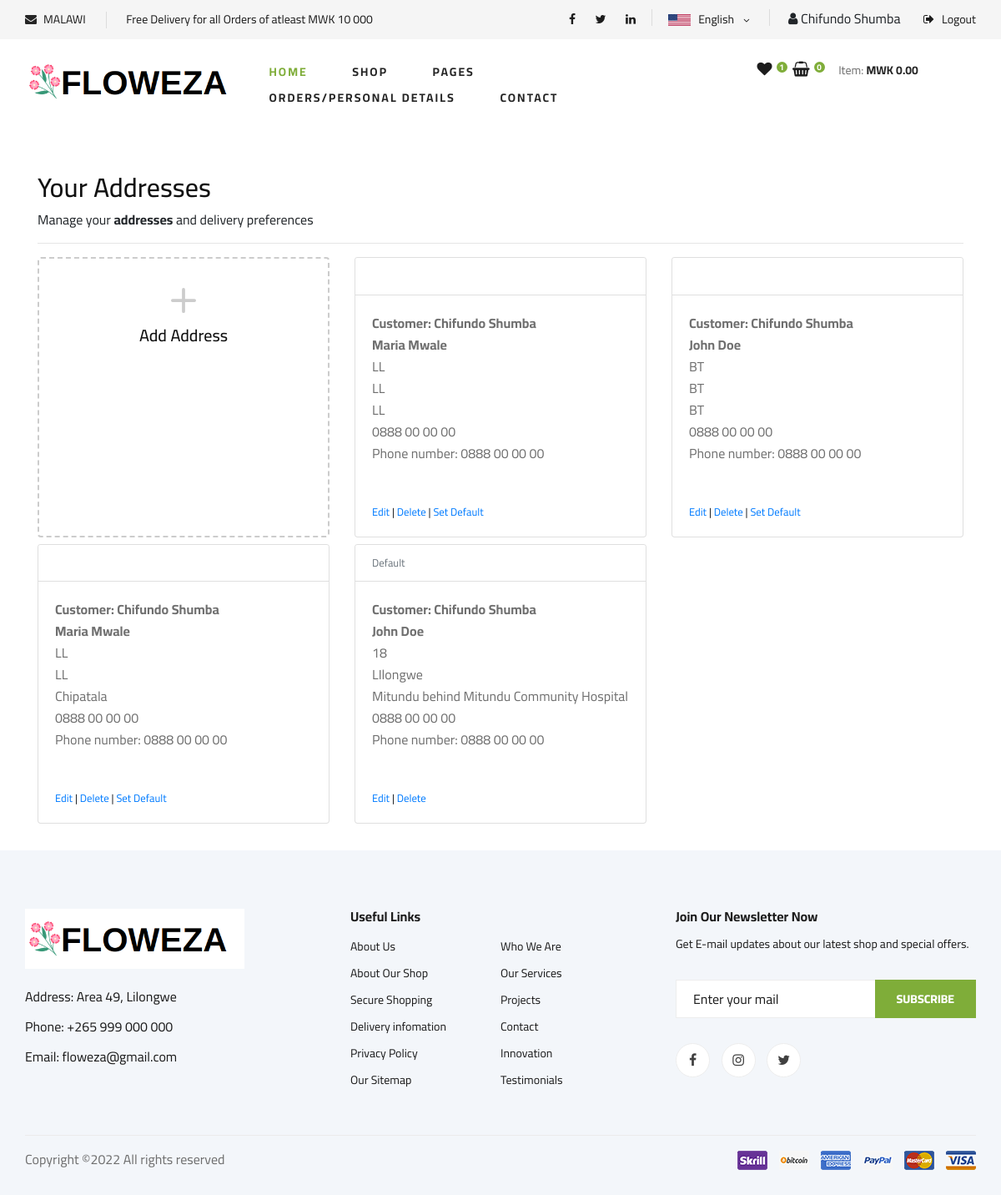
The app's page /addresses (signed in) with its own data.
### mainapp/models.py (models this page shows, shortened)
class CustomUser(AbstractBaseUser, PermissionsMixin):
    email = models.EmailField(max_length=255, unique=True)
    full_name = models.CharField(max_length=255, blank = True, null=True)
    roles =(
        ('Admin','Admin'),
        ('Seller', 'Seller'),
        ('Transporter', 'Transporter'),
        ('Customer', 'Customer'),
    )
    user_role = models.CharField(max_length = 15, choices = roles, default = "Customer")
    phone_number = PhoneNumberField(null = True, blank = True)
    username = None
    staff = models.BooleanField(default=True) #can login
    active = models.BooleanField(default=True) #can login
    admin = models.BooleanField(default=False) # Adminstrator
    seller = models.BooleanField(default=False) #seller
    customer = models.BooleanField(default=False)
    transporter = models.BooleanField(default=False)
    timestamp = models.DateTimeField(auto_now_add=True)
    image = models.ImageField(default = "avatar0.jpg", null = True, blank = True)
    group = Group.add_to_class('description', models.CharField(max_length=180,null=True, blank=True))
    USERNAME_FIELD = 'email' #loginuser
    REQUIRED_FIELDS = ['full_name','phone_number',]
    objects = UserManager()
    @property
    def is_active(self):
        return self.active

class Address(models.Model):
    customer = models.ForeignKey(CustomUser, on_delete=models.CASCADE)
    full_name = models.CharField(max_length=150)
    phone_number = PhoneNumberField(null = True, blank = True)
    area = models.CharField(max_length=50)
    district = models.CharField(max_length=150)
    physical_address = models.CharField(max_length=255)
    delivery_instructions = models.CharField(max_length=255)
    created_at = models.DateTimeField(auto_now_add=True)
    updated_at = models.DateTimeField(auto_now=True)
    default = models.BooleanField(default=False)
    class Meta:
        verbose_name = "Address"
        verbose_name_plural = "Addresses"

### mainapp/views.py (the view)
# urls.py: path('addresses', addresses, name = 'addresses'),
@login_required
def addresses(request):
    addresses = Address.objects.filter(customer=request.user)
    return render(request, "addresses.html", {"addresses": addresses})

### basket/basket.py (called while the page is built)
    def __len__(self):
        return sum(item["qty"] for item in self.basket.values())

### basket/context_processors.py (called while the page is built)
def basket(request):
    return {'basket': Basket(request)}

### mainapp/templates/addresses.html (shortened to what this page needs)
{% extends 'base_mainapp.html' %}
{% load static %}
{% block body %}
<main class="pt-5">
    <div class="container">
        <div class="login d-flex align-items-center">
          <div class="col-12 col-md-12 col-lg-12 mx-auto">
            <h1 class="h2">Your Addresses</h1>
            <div>Manage your <b>addresses</b> and delivery preferences</div>
            <hr />
            <div class="container px-0 mb-4">
            <div class="row row-cols-1 row-cols-sm-2 row-cols-md-3 g-3">
                <div class="col mb-2">
                <a href="{% url 'add_address' %}" class="text-reset text-decoration-none" role="button"
                    style="max-width: 540px;">
                    <div class="card mb-3 h-100 text-center" style="border: dashed 2px #ccc;">
                        <div class="row g-0 h-100">
                            <div class="col-12" style="min-height:100px">
                            <div class="card-body text-center">
                                    <svg style="color:#ccc;" xmlns="http://www.w3.org/2000/svg" width="60" height="60" fill="currentColor"
                                    class="bi bi-plus" viewBox="0 0 16 16">
                                    <path
                                        d="M8 4a.5.5 0 0 1 .5.5v3h3a.5.5 0 0 1 0 1h-3v3a.5.5 0 0 1-1 0v-3h-3a.5.5 0 0 1 0-1h3v-3A.5.5 0 0 1 8 4z" />
                                    </svg>
                                <h1 class="h5">Add Address</h1>
                            </div>
                            </div>
                        </div>
                    </div>
                </a>
                </div>
                {% for address in addresses %}
                <div class="col mb-2">
                <div class="card pb-3">
                    <div class="card-header bg-white small text-muted">
                    {% if address.default %}
                        Default
                    {% endif %}
                    </div>
                    <div class="card-body small pb-1">
                    <p class="card-text m-0"><b>Customer: {{address.customer.full_name}}</b></p>
                    <p class="card-text m-0"><b>{{address.full_name}}</b></p>
                    <p class="card-text m-0">{{address.area}}</p>
                    <p class="card-text m-0">{{address.district}}</p>
                    <p class="card-text m-0">{{address.physical_address}}</p>
                    <p class="card-text m-0">{{address.phone_number}}</p>
                    <p class="card-text m-0">Phone number: {{address.customer.phone_number}}</p>
                    <div class="pt-5">
                        <a href="{% url 'edit_address' address.id %}" class="text-decoration-none">Edit</a>
                        |
                        <a href="#" class="text-decoration-none">Delete</a>
                        {% if not address.default %}
                        | <a href="{% url 'set_default' address.id %}" class="text-decoration-none">Set Default</a>
                        {% endif %}
                    </div>
                    </div>
                </div>
                </div>
                {% endfor %}
            </div>
        </div>
    </div>
</div>
            </div>
</main>
{% endblock body %}

### mainapp/templates/includes/header.html (shortened to what this page needs)
{% load static %}
<header class="header">
    <div class="header__top">
        <div class="container">
            <div class="row">
                <div class="col-lg-6 col-md-6">
                    <div class="header__top__left">
                        <ul>
                            <li><i class="fa fa-envelope"></i> MALAWI</li>
                            <li>Free Delivery for all Orders of atleast MWK 10 000</li>
                        </ul>
                    </div>
                </div>
                <div class="col-lg-6 col-md-6" id="top-right-header">
                    <div class="header__top__right">
                        <div class="header__top__right__social">
                            <a href="#"><i class="fa fa-facebook"></i></a>
                            <a href="#"><i class="fa fa-twitter"></i></a>
                            <a href="#"><i class="fa fa-linkedin"></i></a>
                        </div>
                        <div class="header__top__right__language">
                            <img src="{% static 'img/language.png' %}" alt="">
                            <div>English</div>
                            <span class="arrow_carrot-down"></span>
                        </div>
                        {% if user.is_authenticated %}
                        <div class="header__top__right__auth">
                            <i class="fa fa-user"></i> {{user.full_name|title}}
                        </div>
                        <div class="header__top__right__auth ml-4">
                            <a href="{% url 'logout_request' %}"><i class="fa fa-sign-out" aria-hidden="true"></i> Logout</a>
                        </div>
                        {% endif %}
                    </div>
                </div>
            </div>
        </div>
    </div>
    <div class="container">
        <div class="row">
            <div class="col-lg-3">
                <div class="header__logo">
                    <a href="#"><img src="{% static '/img/logo.png' %}" alt=""> </a>
                </div>
            </div>
            <div class="col-lg-6" >
                <nav class="header__menu">
                    <ul>
                        <li class="active"><a href="{% url 'index' %}">Home</a></li>
                        <li class="top-menu-item1"><a href="{% url 'shop' %}">Shop</a></li>
                        <li class="top-menu-item1"><a href="#">Pages</a>
                        </li>
                        <li class="orders_and_personal_detailsbtn"><a href="{% url 'pages' %}">Orders/Personal Details</a></li>
                        <li class="top-menu-item1"><a href="{% url 'contact' %}">Contact</a></li>
                    </ul>
                </nav>
            </div>
            <div class="col-lg-3" id="top-menu-item2">
                <div class="header__cart header__top__right__auth">
                    <ul>
                        <li><a href="#"><i class="fa fa-heart"></i> <span>1</span></a></li>
                        <li><a href="{% url 'shopping_cart' %}"><i class="fa fa-shopping-basket"></i> <span>{{basket|length}}</span></a></li>
                    </ul>
                    {% if basket|length > 0 %}
                    <div class="header__cart__price">Cost of <strong>{{basket|length}}</strong> Item{{basket|length|pluralize}}: <span>{{basket.get_total_price}}</span></div>
                    {% else %}
                    <div class="header__cart__price">Item: <span>MWK 0.00</span></div>
                    {% endif %}
                </div>
            </div>
        </div>
    </div>
</header>

### mainapp/static/css/style.css (style rules this page uses)
html, body { height: 100%; font-family: "Cairo", sans-serif; -webkit-font-smoothing: antialiased; font-smoothing: antialiased; }
h1, h2, h3, h4, h5, h6 { margin: 0; color: #111111; font-weight: 400; font-family: "Cairo", sans-serif; }
h1 { font-size: 70px; }
p { font-size: 16px; font-family: "Cairo", sans-serif; color: #6f6f6f; font-weight: 400; line-height: 26px; margin: 0 0 15px 0; }
img { max-width: 100%; }
ul, ol { padding: 0; margin: 0; }
.header__top { background: #f5f5f5; }
.header__top__left { padding: 10px 0 13px; }
.header__top__left ul li { font-size: 14px; color: #1c1c1c; display: inline-block; margin-right: 45px; position: relative; }
.header__top__left ul li:after { position: absolute; right: -25px; top: 1px; height: 20px; width: 1px; background: #000000; opacity: 0.1; content: ""; }
.header__top__left ul li:last-child { margin-right: 0; }
.header__top__left ul li:last-child:after { display: none; }
.header__top__left ul li i { color: #252525; margin-right: 5px; }
.header__top__right { text-align: right; padding: 10px 0 13px; }
.header__top__right__social { position: relative; display: inline-block; margin-right: 35px; }
.header__top__right__social:after { position: absolute; right: -20px; top: 1px; height: 20px; width: 1px; background: #000000; opacity: 0.1; content: ""; }
.header__top__right__social a { font-size: 14px; display: inline-block; color: #1c1c1c; margin-right: 20px; }
.header__top__right__social a:last-child { margin-right: 0; }
.header__top__right__language { position: relative; display: inline-block; margin-right: 40px; cursor: pointer; }
.header__top__right__language:after { position: absolute; right: -21px; top: 1px; height: 20px; width: 1px; background: #000000; opacity: 0.1; content: ""; }
.header__top__right__language img { margin-right: 6px; }
.header__top__right__language div { font-size: 14px; color: #1c1c1c; display: inline-block; margin-right: 4px; }
.header__top__right__language span { font-size: 14px; color: #1c1c1c; position: relative; top: 2px; }
.header__top__right__auth { display: inline-block; }
.header__top__right__auth a { display: block; font-size: 14px; color: #1c1c1c; }
.header__top__right__auth a i { margin-right: 6px; }
.header__logo { padding: 15px 0; }
.header__logo a { display: inline-block; }
.header__menu { padding: 24px 0; }
.header__menu ul li { list-style: none; display: inline-block; margin-right: 50px; position: relative; }
.header__menu ul li.active a { color: #7fad39; }
.header__menu ul li:last-child { margin-right: 0; }
.header__menu ul li a { font-size: 14px; color: #252525; text-transform: uppercase; font-weight: 700; letter-spacing: 2px; -webkit-transition: all, 0.3s; -moz-transition: all, 0.3s; -ms-transition: all, 0.3s; -o-transition: all, 0.3s; transition: all, 0.3s; padding: 5px 0; display: block; }
.header__cart { text-align: right; padding: 24px 0; }
.header__cart ul { display: inline-block; margin-right: 25px; }
.header__cart ul li { list-style: none; display: inline-block; margin-right: 15px; }
.header__cart ul li:last-child { margin-right: 0; }
.header__cart ul li a { position: relative; }
.header__cart ul li a i { font-size: 18px; color: #1c1c1c; }
.header__cart ul li a span { height: 13px; width: 13px; background: #7fad39; font-size: 10px; color: #ffffff; line-height: 13px; text-align: center; font-weight: 700; display: inline-block; border-radius: 50%; position: absolute; top: 0; right: -12px; }
.header__cart .header__cart__price { font-size: 14px; color: #6f6f6f; display: inline-block; }
.header__cart .header__cart__price span { color: #252525; font-weight: 700; }
@media only screen and (min-width: 1200px) { .container { max-width: 1170px; } }

### records on screen
CustomUser: full_name "Chifundo Shumba"
Address: customer.full_name "Chifundo Shumba", full_name "Maria Mwale", area "LL", district "LL", physical_address "LL", phone_number "0888 00 00 00", customer.phone_number "0888 00 00 00", default "Set Default"
Address: customer.full_name "Chifundo Shumba", full_name "John Doe", area "BT", district "BT", physical_address "BT", phone_number "0888 00 00 00", customer.phone_number "0888 00 00 00", default "Set Default"
Address: customer.full_name "Chifundo Shumba", full_name "Maria Mwale", area "LL", district "LL", physical_address "Chipatala", phone_number "0888 00 00 00", customer.phone_number "0888 00 00 00", default "Set Default"
Address: default "Default", customer.full_name "Chifundo Shumba", full_name "John Doe", area "18", district "LIlongwe", physical_address "Mitundu behind Mitundu Community Hospital", phone_number "0888 00 00 00", customer.phone_number "0888 00 00 00"

### other values on screen
{{ basket|length }} "0"
